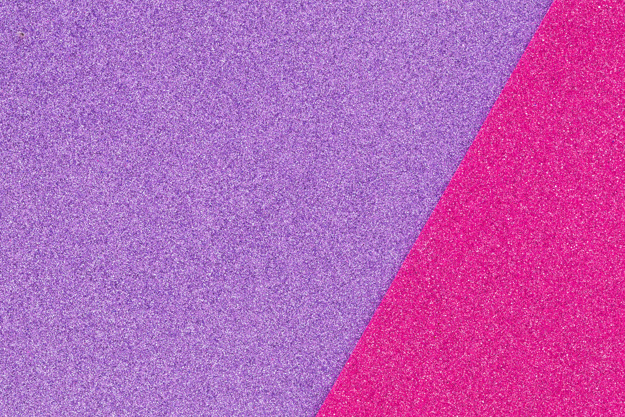
#> input picture colorednoise.jpg, 625 x 417 px
$ jupyter execute 23.denoise.ipynb
#> lines starting #> are read from the running program, lines starting #| are printed output that depends on the picture
[cell 1]
import numpy as np
import cv2
import matplotlib.pyplot as plt

img = cv2.imread('colorednoise.jpg')
#> img is the input picture: shape (417, 625, 3); mean B, G, R 184.9, 96.4, 186

dst = cv2.fastNlMeansDenoisingColored(img,None,10,10,7,21)
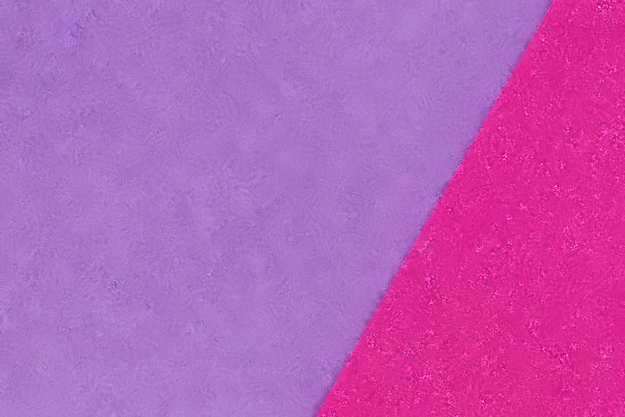
#> dst: shape (417, 625, 3); mean B, G, R 184.4, 94.3, 185.7

plt.subplot(121),plt.imshow(img)
plt.subplot(122),plt.imshow(dst)
plt.show()
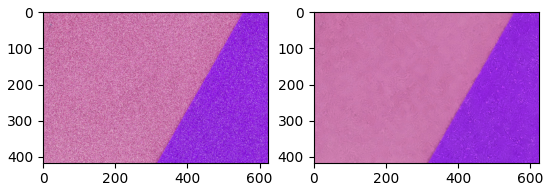
#> figure drawn by matplotlib, 2 panels; B, G, R data is drawn as R, G, B

$ run again, with 3.jpg copied over colorednoise.jpg
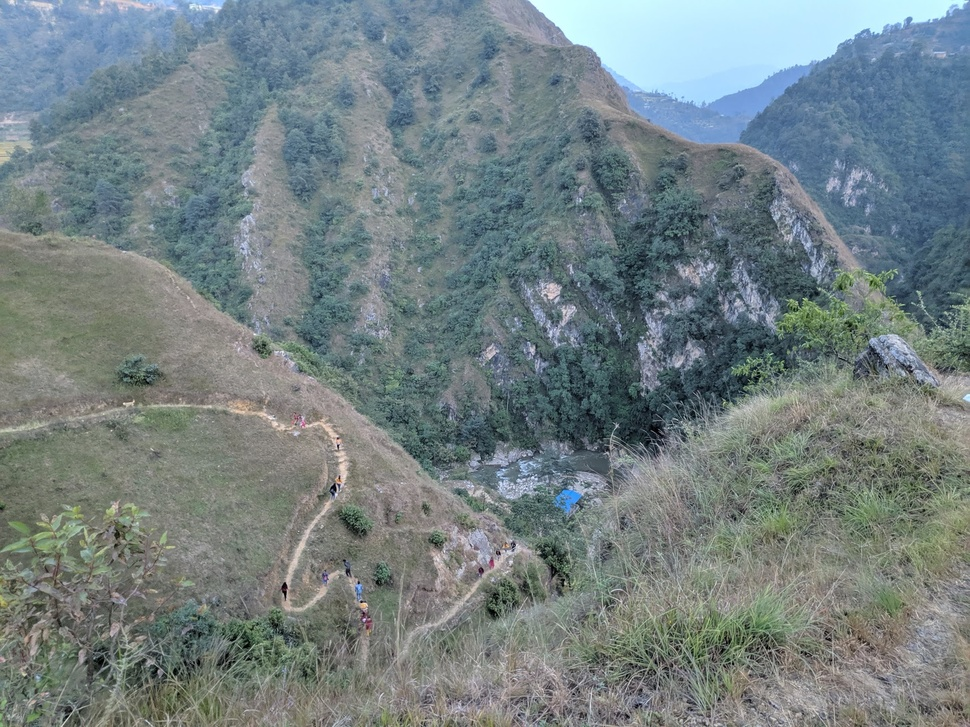
#> input picture 3.jpg, 970 x 727 px, shrunk from 1755 x 1316 before the run
#> img is the input picture: shape (727, 970, 3); mean B, G, R 130.9, 129, 116.3
#> `plt.show()`:
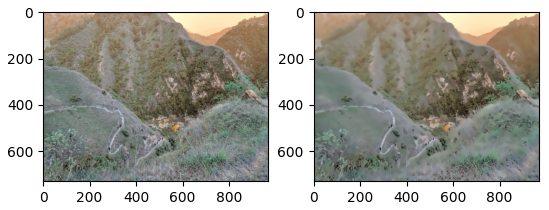
#> figure drawn by matplotlib, 2 panels; B, G, R data is drawn as R, G, B
